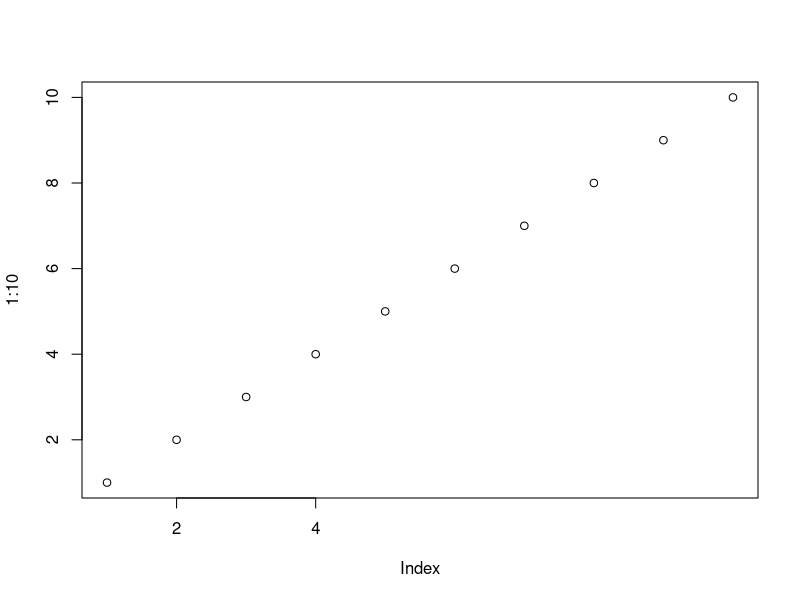
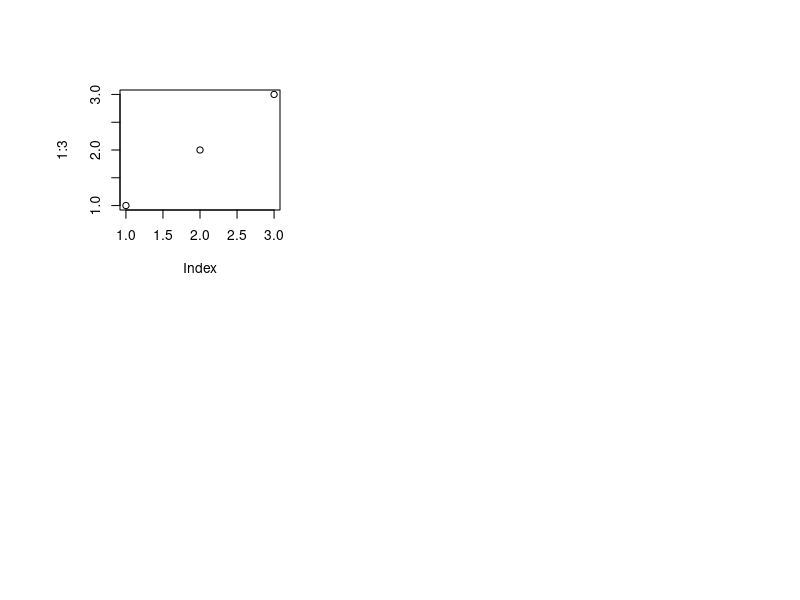
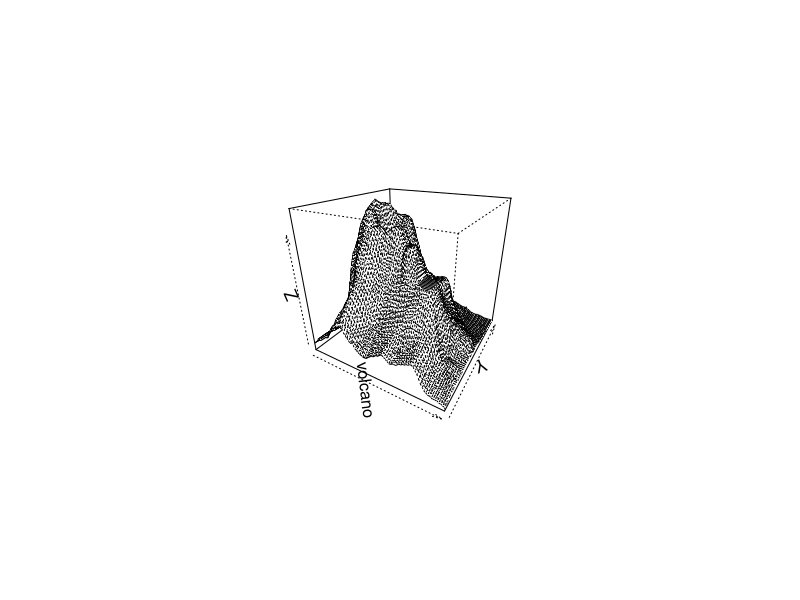

The R source for these figures, in order:
# Plot state that base graphics functions leave behind or report: what `axis` returns when
# `xaxt` or `yaxt` suppresses it, line type names and their hex spellings, how user
# coordinates follow `plot.window` rather than later region changes, `persp`'s viewing
# transform and window, and label metrics for expressions, calls and symbols.
pdf(NULL, width = 6, height = 5)
plot(1:10, xaxt = "n")
print(axis(1, xaxt = "n"))
print(axis(2, yaxt = "n"))
print(axis(1, at = c(2, 4)))
par(yaxt = "n")
print(axis(2))
par(yaxt = "s")
for (lty in list(1, 2, 3, 4, 5, 6, "2262", "1343", "44", "13")) {
  par(lty = lty)
  print(par("lty"))
}
plot.new()
plot.window(c(0, 10), c(0, 1))
before <- grconvertX(c(0, 10), "user", "ndc")
par(plt = c(0.3, 0.7, 0.3, 0.7))
print(round(grconvertX(c(0, 10), "user", "ndc") - before, 6))
print(round(par("usr"), 6))
par(usr = c(0, 10, 0, 1))
print(round(grconvertX(c(0, 10), "user", "ndc"), 6))
par(mfcol = c(2, 2))
plot(1:3)
print(round(grconvertX(1, "user", "ndc"), 6))
print(round(par("fig"), 6))
par(mfrow = c(1, 1))
transform <- persp(volcano, theta = 30, phi = 25)
print(round(transform, 6))
print(round(par("usr"), 6))
plot.new()
print(round(strwidth(quote(x^2), units = "inches"), 4))
print(round(strwidth(as.name("abc"), units = "inches"), 4))
print(round(strheight(expression(frac(1, 2)), units = "inches"), 4))
print(round(strwidth(c("one", "three"), cex = 0.83, units = "inches"), 4))
print(round(strheight("two\nlines", cex = 1.2, units = "inches"), 4))
invisible(dev.off())
